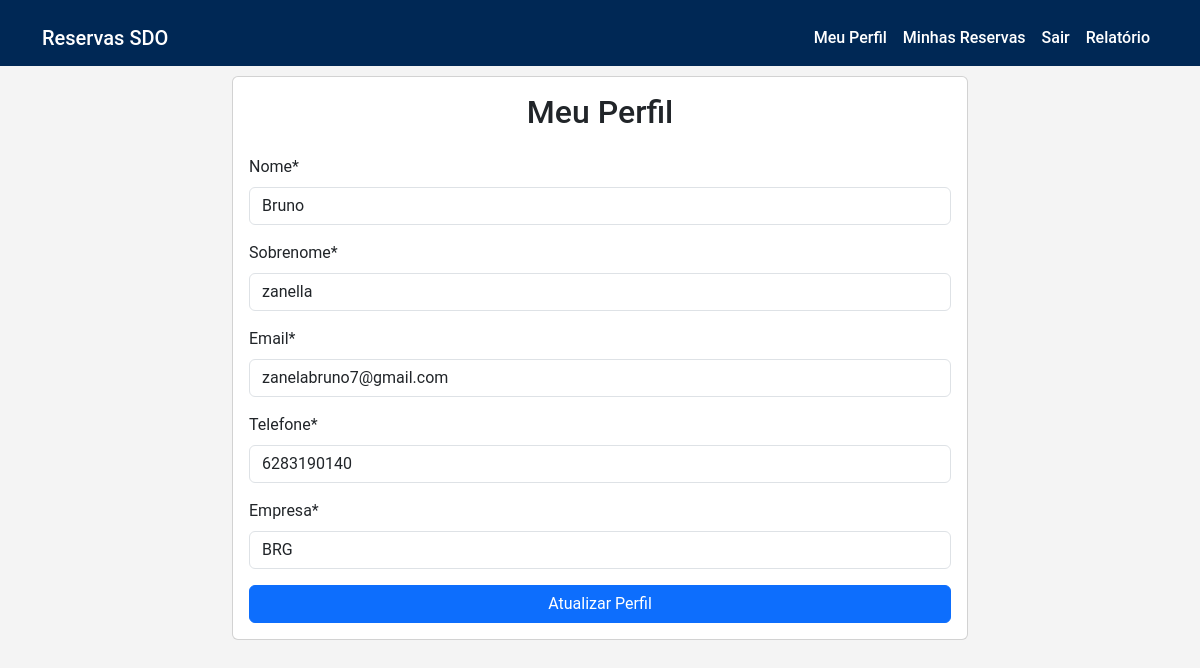
Before: /usuarios/perfil/ (signed in) with the older database file.
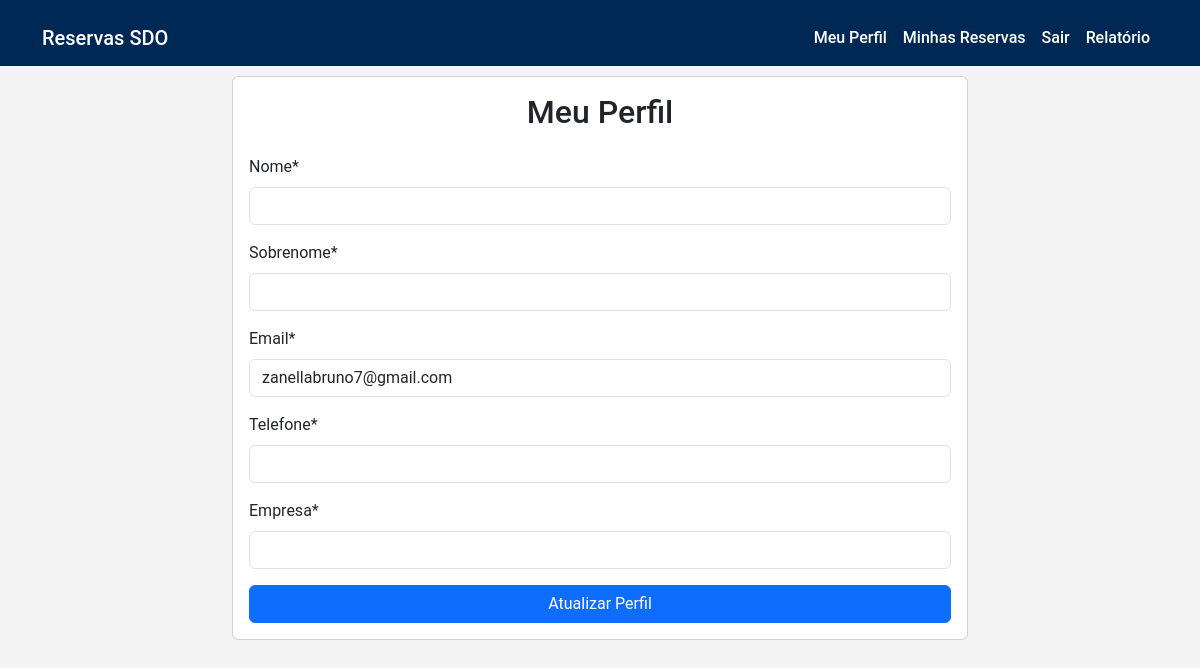
After: the same page with the newer database file.
### usuarios/models.py (models this page shows, shortened)
class Usuario(AbstractUser):
    nome = models.CharField(max_length=100)
    sobrenome = models.CharField(max_length=100)
    email = models.EmailField(unique=True)
    telefone = models.CharField(max_length=20)
    empresa = models.CharField(max_length=100)

### usuarios/views.py (the view)
# urls.py: path('perfil/', views.perfil, name='perfil'),
@login_required
def perfil(request):
    if request.method == 'POST':
        form = UsuarioUpdateForm(request.POST, instance=request.user)
        if form.is_valid():
            form.save()
            messages.success(request, 'Perfil atualizado com sucesso!')
            return redirect('perfil')
    else:
        form = UsuarioUpdateForm(instance=request.user)
    return render(request, 'usuarios/perfil.html', {'form': form})

### usuarios/forms.py
class UsuarioUpdateForm(forms.ModelForm):
    class Meta:
        model = Usuario
        fields = ['nome', 'sobrenome', 'email', 'telefone', 'empresa']
    def __init__(self, *args, **kwargs):
        super().__init__(*args, **kwargs)
        for field in self.fields.values():
            field.widget.attrs['class'] = 'form-control'

### templates/usuarios/perfil.html (shortened to what this page needs)
{% extends 'base.html' %}
{% load crispy_forms_tags %}
{% block content %}
<div class="row justify-content-center">
    <div class="col-md-8">
        <div class="card">
            <div class="card-body">
                <h2 class="text-center mb-4">Meu Perfil</h2>
                <form method="post">
                    {{ form|crispy }}
                    <div class="d-grid gap-2">
                        <button type="submit" class="btn btn-primary">Atualizar Perfil</button>
                    </div>
                </form>
            </div>
        </div>
    </div>
</div>
{% endblock %}

### templates/base.html (shortened to what this page needs)
<!DOCTYPE html>
{% load static %}
<html lang="pt-br">
<head>
    <link href="https://cdn.jsdelivr.net/npm/bootstrap@5.3.0/dist/css/bootstrap.min.css" rel="stylesheet">
    <link rel="stylesheet" href="https://cdn.jsdelivr.net/npm/bootstrap-icons@1.11.2/font/bootstrap-icons.css">
    <link href="https://cdnjs.cloudflare.com/ajax/libs/font-awesome/6.0.0-beta3/css/all.min.css" rel="stylesheet">
    <link rel="stylesheet" href="https://cdn.datatables.net/1.13.4/css/jquery.dataTables.min.css">
    <link rel="stylesheet" href="https://cdn.datatables.net/buttons/2.3.6/css/buttons.dataTables.min.css">
</head>
<body>
    <nav class="navbar navbar-expand-lg navbar-dark">
        <div class="container">
            <a class="navbar-brand" href="{% url 'home' %}">Reservas SDO</a>
            <div class="collapse navbar-collapse" id="navbarNav">
                <ul class="navbar-nav ms-auto">
                    {% if user.is_authenticated %}
                        <li class="nav-item">
                            <a class="nav-link" href="{% url 'perfil' %}">Meu Perfil</a>
                        </li>
                        <li class="nav-item">
                            <a class="nav-link" href="{% url 'minhas_reservas' %}">Minhas Reservas</a>
                        </li>
                        <li class="nav-item">
                            <a class="nav-link" href="{% url 'logout' %}">Sair</a>
                        </li>
                    {% endif %}
                    <li class="nav-item">
                        {% if user.is_staff %}
                            <a class="nav-link" href="{% url 'relatorio_reservas' %}">Relatório</a>
                        {% endif %}
                    </li>
                </ul>
            </div>
        </div>
    </nav>
    <div class="container">
        {% block content %}
        {% endblock %}
    </div>
</body>
</html>

### templates/base.html (style rules this page uses)
body { background-color: #f4f4f4; font-family: 'Roboto', sans-serif; }
.navbar { background-color: #002855; }
.navbar-brand, .nav-link { color: #ffffff !important; font-weight: 500; }
.container { margin-top: 10px; }

Changed rows visible on the page:
changed Usuario: nome "Bruno" → (not shown); sobrenome "zanella" → (not shown); email "zanelabruno7@gmail.com" → "zanellabruno7@gmail.com"; telefone "6283190140" → (not shown); empresa "BRG" → (not shown)
